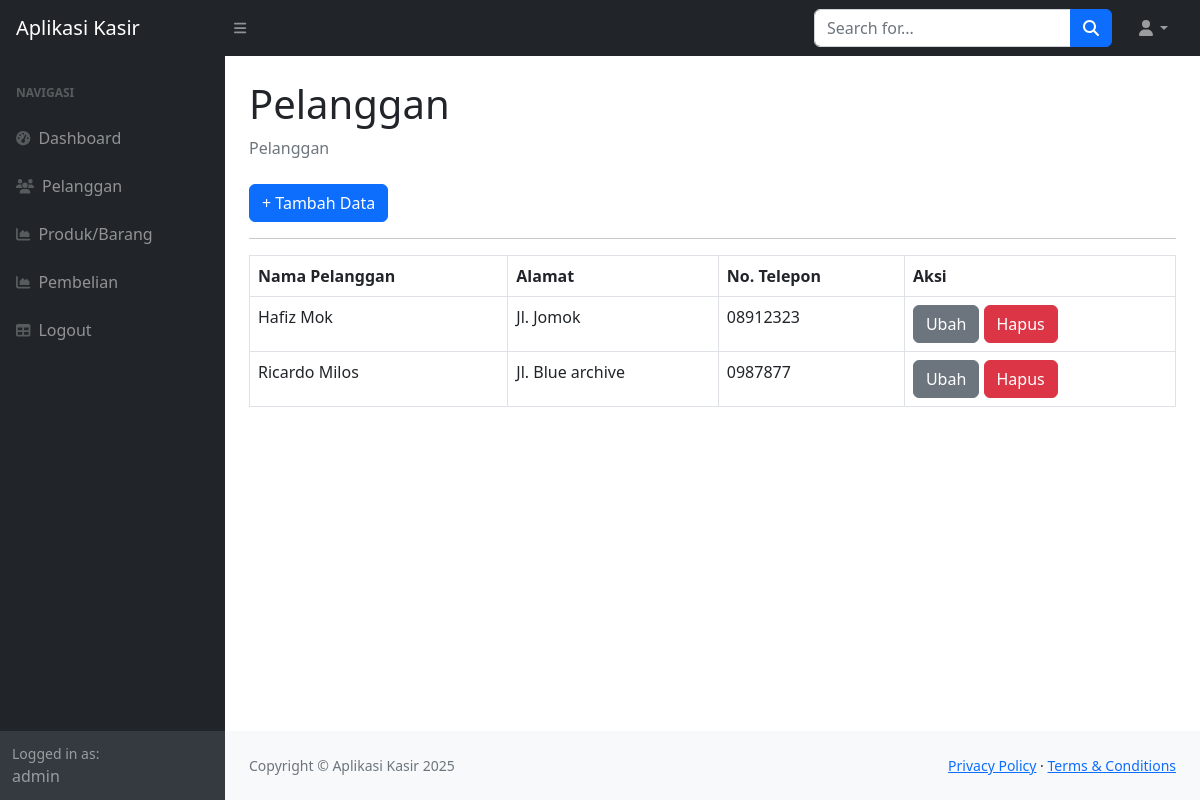
Page /index.php?page=pelanggan (signed in) on the committed database.
### tables this page shows
CREATE TABLE `pelanggan` (
  `PelangganID` int(11) NOT NULL,
  `NamaPelanggan` varchar(255) DEFAULT NULL,
  `Alamat` text DEFAULT NULL,
  `NomorTelepon` varchar(15) DEFAULT NULL
);

### pelanggan.php (the view)
<div class="container-fluid px-4">
                        <h1 class="mt-4">Pelanggan</h1>
                        <ol class="breadcrumb mb-4">
                            <li class="breadcrumb-item active">Pelanggan</li>
                        </ol>
                        <a href="?page=pelanggan_tambah" class="btn btn-primary">+ Tambah Data</a>
                        <hr>
                         <table class="table table-bordered">
                            <tr>
                                <th>Nama Pelanggan</th>
                                <th>Alamat</th>
                                <th>No. Telepon</th>
                                <th>Aksi</th>
                            </tr>
                            <?php
                            $query = mysqli_query($koneksi, "SELECT*FROM pelanggan");
                            while($data = mysqli_fetch_array($query)){
                            ?>
                            <tr>
                                <td><?php echo $data['NamaPelanggan']; ?></td>
                                <td><?php echo $data['Alamat']; ?></td>
                                <td><?php echo $data['NomorTelepon']; ?></td>
                                <td>
                                    <a href="?page=pelanggan_ubah&&id=<?php echo $data['PelangganID']; ?>" class="btn btn-secondary">Ubah</a>
                                    <a href="?page=pelanggan_hapus&&id=<?php echo $data['PelangganID']; ?>" class="btn btn-danger">Hapus</a>
                                </td>
                            </tr>
                            <?php
                            }
                          ?>
                         </table>
                    </div>

### rows in the picture
pelanggan: NamaPelanggan "Hafiz Mok", Alamat "Jl. Jomok", NomorTelepon "08912323"
pelanggan: NamaPelanggan "Ricardo Milos", Alamat "Jl. Blue archive", NomorTelepon "0987877"

### other values in the picture
$_SESSION['user']['nama'] "admin"
